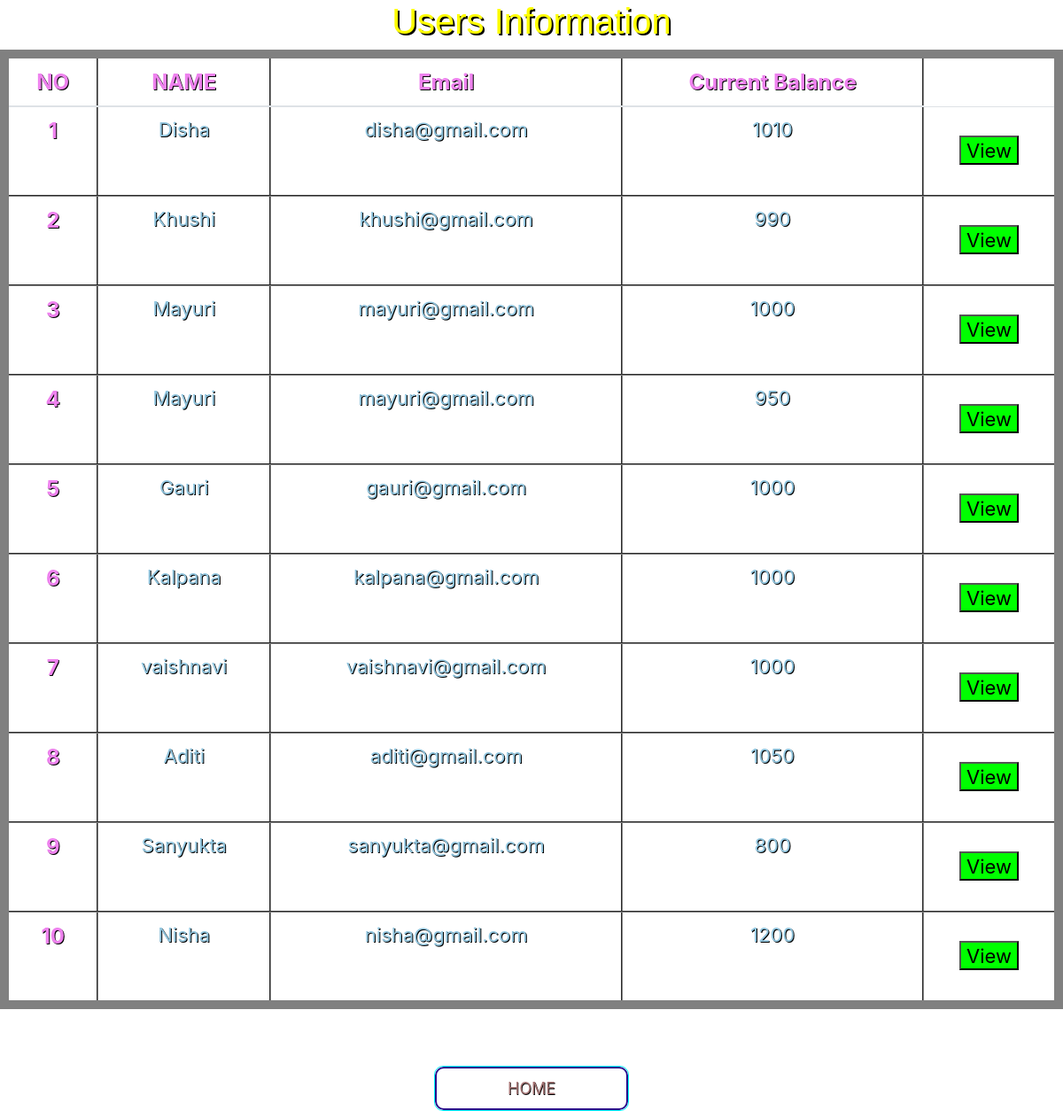
The app's page /getdetail.php with its own data.
### tables this page shows
CREATE TABLE `users` (
  `name` varchar(50) NOT NULL,
  `email` varchar(50) NOT NULL,
  `amount` double DEFAULT NULL
);

### getdetail.php (the view, shortened to what this page needs)
<?php
$con=mysqli_connect('localhost','root','','banking_system');
$q="select * from users ";
$result=mysqli_query($con,$q);
?>
<html>
<head>
   <link rel="stylesheet" href="https://stackpath.bootstrapcdn.com/bootstrap/4.3.1/css/bootstrap.min.css"
>
   <link rel="stylesheet" href="button.css">
</head>
<body>
	<h1 style="color:#ffff00;text-shadow: 2px 2px black;">Users Information</h1>
	<table class="table">
  <thead>
    <tr>
      <th scope="col">NO</th>
      <th scope="col">NAME</th>
      <th scope="col">Email</th>
      <th scope="col">Current Balance</th>
    </tr>
  </thead>
  <tbody>
    <tr>
	<?php
				$row=mysqli_fetch_array($result);
			?>
      <th scope="row">1</th>
      <td><?php echo  $row["name"]; ?></td>
			<td><?php echo  $row["email"]; ?></td>
			<td><?php echo  $row["amount"]; ?></td>
			<td>
			<form action="user.php" method="post"  class="view">
					<button class="button1" type="submit" name="name" value="Abhay">View</button>
				</form>
			</td>
    </tr>
    <tr>
	<?php
				$row=mysqli_fetch_array($result);
			?>
      <th scope="row">2</th>
	  <td><?php echo  $row["name"]; ?></td>
			<td><?php echo  $row["email"]; ?></td>
			<td><?php echo  $row["amount"]; ?></td>
			<td>
				<form action="user.php" method="post" class="view">
					<button class="button1" type="submit" name="name" value="Piyush">View</button>
				</form>
			</td>
    </tr>
    <tr>
	<?php
				$row=mysqli_fetch_array($result);
			?>
	<th scope="row">3</th>
	<td><?php echo  $row["name"]; ?></td>
			<td><?php echo  $row["email"]; ?></td>
			<td><?php echo  $row["amount"]; ?></td>
			<td>
				<form action="user.php" method="post" class="view">
					<button class="button1" type="submit" name="name" value="Mangesh">View</button>
				</form>
			</td>
		</tr>
        <tr>
			<?php
				$row=mysqli_fetch_array($result);
			?>
        <th scope="row">4</th>
			<td><?php echo  $row["name"]; ?></td>
			<td><?php echo  $row["email"]; ?></td>
			<td><?php echo  $row["amount"]; ?></td>
			<td>
				<form action="user.php" method="post" class="view">
					<button class="button1" type="submit" name="name" value="Mayur">View</button>
				</form>
			</td>
        </tr>
        <tr>
			<?php
				$row=mysqli_fetch_array($result);
			?>
			<th scope="row"> 5</th>
			<td><?php echo  $row["name"]; ?></td>
			<td><?php echo  $row["email"]; ?></td>
			<td><?php echo  $row["amount"]; ?></td>
			<td>
				<form action="user.php" method="post" class="view">
					<button class="button1" type="submit" name="name" value="Ganesh">View</button>
				</form>
			</td>
		</tr>
        <tr>
			<?php $row=mysqli_fetch_array($result);
			?>
			<th scope="row"> 6</th>
			<td><?php echo  $row["name"]; ?></td>
			<td><?php echo  $row["email"]; ?></td>
			<td><?php echo  $row["amount"]; ?></td>
			<td>
				<form action="user.php" method="post" class="view">
					<button class="button1" type="submit" name="name" value="Krishna">View</button>
				</form>
			</td>
        </tr>
        <tr>
			<?php
				$row=mysqli_fetch_array($result);
			?>
			<th scope="row"> 7</th>
			<td><?php echo  $row["name"]; ?></td>
			<td><?php echo  $row["email"]; ?></td>
			<td><?php echo  $row["amount"]; ?></td>
			<td>
				<form action="user.php" method="post" class="view">
					<button class="button1"type="submit" name="name" value="Vaishnav">View</button>
				</form>
			</td>
		</tr>
        <tr>
			<?php
				$row=mysqli_fetch_array($result);
			?>
			<th scope="row"> 8</th>
			<td><?php echo  $row["name"]; ?></td>
			<td><?php echo  $row["email"]; ?></td>
			<td><?php echo  $row["amount"]; ?></td>
			<td>
				<form action="user.php" method="post" class="view">
					<button class="button1"type="submit" name="name" value="Aditya">View</button>
				</form>
			</td>
		</tr>
        <tr>
			<?php
				$row=mysqli_fetch_array($result);
			?>
			<th scope="row"> 9</th>
			<td><?php echo  $row["name"]; ?></td>
			<td><?php echo  $row["email"]; ?></td>
			<td><?php echo  $row["amount"]; ?></td>
			<td>
				<form action="user.php" method="post" class="view">
					<button class="button1"type="submit" name="name" value="Sanket">View</button>
				</form>
			</td>
        </tr>
        <tr>
			<?php
				$row=mysqli_fetch_array($result);
			?>
			<th scope="row"> 10</th>
			<td><?php echo  $row["name"]; ?></td>
			<td><?php echo  $row["email"]; ?></td>
			<td><?php echo  $row["amount"]; ?></td>
			<td>
				<form action="user.php" method="post" class="view">
					<button class="button1"type="submit" name="name" value="Niannad">View</button>
				</form>
			</td>
		</tr>
		</tbody>
	</table><br><br>
<div class="buttons">
	<a href="index.php">
    <button class="glow-on-hover">HOME</button>
	</a>
</div>
</body>
</html>

### button.css (style rules this page uses)
.glow-on-hover { width: 220px; height: 51px; outline: none; color: #a77676; font-size:18px; background:transparent; text-shadow: 0.7px 0.7px black; overflow: hidden; cursor: pointer; position: relative; z-index: 0; border-radius: 10px; border: 1px solid #00FFFF; }
.glow-on-hover:before { content: ''; background: linear-gradient(45deg, #ff0000, #ff7300, #fffb00, #48ff00, #00ffd5, #002bff, #7a00ff, #ff00c8, #ff0000); position: absolute; top: -2px; left:-2px; background-size: 400%; z-index: -1; filter: blur(5px); width: calc(100% + 4px); height: calc(100% + 4px); animation: glowing 20s linear infinite; opacity: 0; transition: opacity .3s ease-in-out; border-radius: 10px; }
.glow-on-hover:after { z-index: -1; content: ''; position: absolute; width: 100%; height: 100%; left: 0; top: 0; border-radius: 10px; border: 2px solid #28048a; background:transparent; }

### getdetail.php (style rules this page uses)
body { text-align:center; }
h1 { font-family: Arial, Times, serif; }
table { text-align:center; margin-left: auto; margin-right: auto; border:10px solid gray; border-collapse:collapse; }
th { color:violet; font-size:24px; padding:16px; }
td { text-align:center; font-size:22px; color: #92c6df; padding: 0px 20px 0px 20px; }
tr { transition: background 0.3s, box-shadow 0.3s; }
th,td { border-collapse:collapse; border:2px groove gray; text-shadow: 1px 1px black; }
.button1 { background-color:lime; text-align:center; padding-top:2px; }
.view { top:50%; padding-top:20px; text-align:center; }
body { background-image:url("images/pic1.jpg"); background-position: center; background-repeat: no-repeat; background-size: cover; }

### records on screen
users: name "Disha", email "disha@gmail.com", amount "1010"
users: name "Khushi", email "khushi@gmail.com", amount "990"
users: name "Mayuri", email "mayuri@gmail.com", amount "1000"
users: name "Mayuri", email "mayuri@gmail.com", amount "950"
users: name "Gauri", email "gauri@gmail.com", amount "1000"
users: name "Kalpana", email "kalpana@gmail.com", amount "1000"
users: name "vaishnavi", email "vaishnavi@gmail.com", amount "1000"
users: name "Aditi", email "aditi@gmail.com", amount "1050"
users: name "Sanyukta", email "sanyukta@gmail.com", amount "800"
users: name "Nisha", email "nisha@gmail.com", amount "1200"
